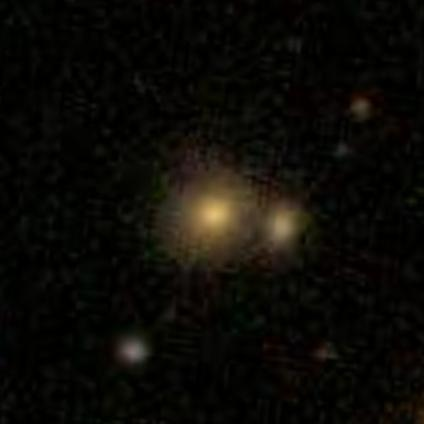
#> input picture small-training/100123.jpg, 424 x 424 px, found by its file name
$ jupyter execute --allow-errors GenerateAndAnalyseDeepLabData.ipynb   (older library calls are emulated)
#> lines starting #> are read from the running program, lines starting #| are printed output that depends on the picture; after the words box and inside, x2 and y2 are one past the last pixel; in counts of white or black regions, pixels touching at a corner belong together
[cell 1]
import cv2
from matplotlib import pyplot as plt
import pandas as pd
import numpy as np
from os import listdir

[cell 2]
#extract 100 images from galaxy-zoo dataset: mv 'ls | head -100' ../small-training/
imagePath = '/home/noranikoloska/Documents/MasinskaVizija/training/100123.jpg'

img = cv2.imread(imagePath)
#> img is the input picture: shape (424, 424, 3); mean B, G, R 6.4, 10.5, 11.9
plt.imshow(img), plt.show()

grayImage = cv2.cvtColor(img, cv2.COLOR_BGR2GRAY)
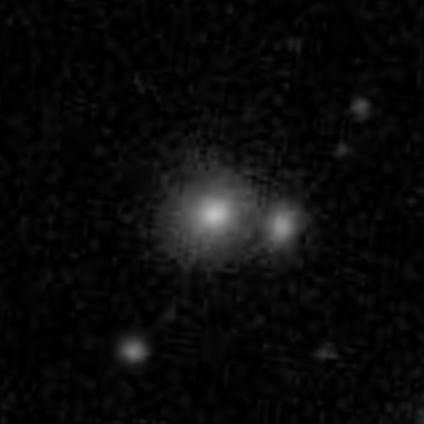
#> grayImage: shape (424, 424); min 0, max 192, mean 10.5
retval, threshold = cv2.threshold(grayImage, 50, 255, cv2.THRESH_BINARY)
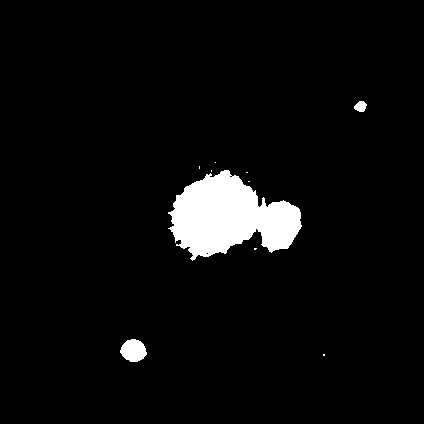
#> threshold: shape (424, 424); 4.5% white; 10 white regions (7 under 20 px), largest, box (x1, y1, x2, y2) and area: (168, 170, 302, 261) 7426, (120, 339, 147, 362) 458, (354, 101, 367, 112) 103
img[threshold == 255] = [128,0,0]
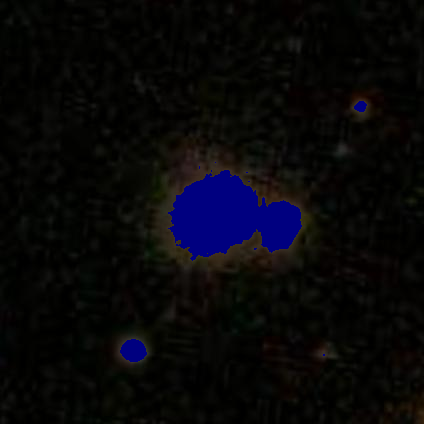
#> img: shape (424, 424, 3); 4.45% of pixels changed, all inside (x1, y1, x2, y2) = (120, 101, 367, 362)
img[threshold != 255] = [0, 0, 0]
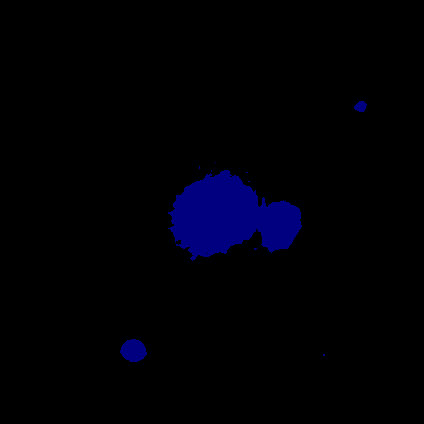
#> img: shape (424, 424, 3); mean B, G, R 5.7, 0, 0

plt.imshow(img, cmap="gray"), plt.show()

#> (a cell that did not finish here is left out)

#> (a cell that did not finish here is left out)

[cell 5]
trainingImagesPath = '/home/noranikoloska/Documents/MasinskaVizija/training'

segmentedImagesPath = '/home/noranikoloska/Documents/MasinskaVizija/Tensorflow/models/research/deeplab/datasets/GalaxyZoo/SegmentationClass/'
jpegImagesPath = '/home/noranikoloska/Documents/MasinskaVizija/Tensorflow/models/research/deeplab/datasets/GalaxyZoo/JPEGImages/'

label_colours = [(0,0,0)
                # 0 = background
                ,(128,0,0),(0,128,0),(128,128,0),(0,0,128),(128,0,128)]
                # 1 = Class1.1, 2 = Class1.2, 3 = Class1.3, 4 = Class6.1, 5 = Class6.2

#> (the rest of this cell did not finish here and is left out)

[cell 6]
# run convert_rgb_to_index.py
# run build.py -- from venv with Tensorflow 1.15

# make tfrecord folder and populate

# download VOC model as starting model and extract it in init
# run training script from models/research
# run evaluation script from models/research

[cell 7]
# Generation of segmentation only dataset

trainingImagesPath = '/home/noranikoloska/Documents/MasinskaVizija/small-training'

segmentedImagesPath = '/home/noranikoloska/Documents/MasinskaVizija/Tensorflow/models/research/deeplab/datasets/GalaxyZoo/SegmentationClass/'
jpegImagesPath = '/home/noranikoloska/Documents/MasinskaVizija/Tensorflow/models/research/deeplab/datasets/GalaxyZoo/JPEGImages/'

label_colours = [(0,0,0)
                # 0 = background
                ,(128,0,0)]
                # foreground

for fileName in listdir(trainingImagesPath):

    # Load image
    img = cv2.imread(trainingImagesPath + "/" + fileName)
    segmentedImage = img.copy()

    # Create segmented image
    grayImage = cv2.cvtColor(img, cv2.COLOR_BGR2GRAY)
    retval, threshold = cv2.threshold(grayImage, 50, 255, cv2.THRESH_BINARY)
    segmentedImage[threshold == 255] = label_colours[1]
    segmentedImage[threshold != 255] = label_colours[0]

    # For visualisation purposes
    # plt.imshow(segmentedImage, cmap="gray"), plt.show()

    # Save images in designated folders
    # Note: the image file name must remain the same
    cv2.imwrite(jpegImagesPath + fileName, img)
    cv2.imwrite(segmentedImagesPath + fileName, cv2.cvtColor(segmentedImage, cv2.COLOR_RGB2BGR))
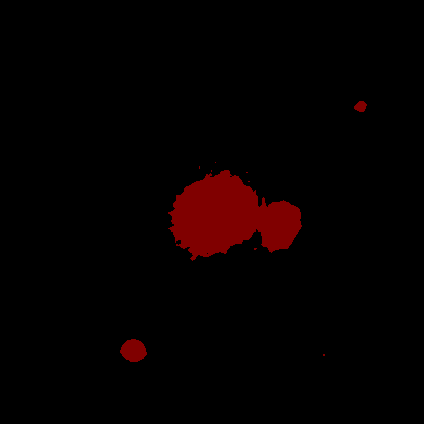
#> saved as 100123.jpg: shape (424, 424, 3); mean B, G, R 0, 0, 5.7

$ run again, with small-training/100008.jpg copied over small-training/100123.jpg
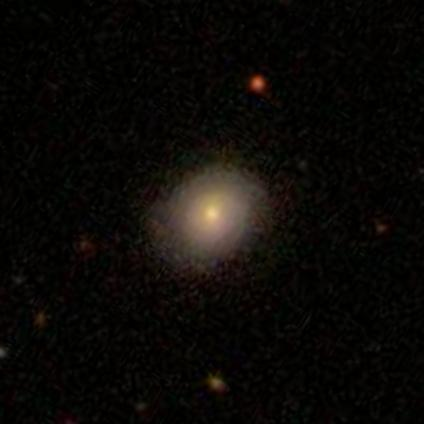
#> input picture small-training/100008.jpg, 424 x 424 px, found by its file name
#> img is the input picture: shape (424, 424, 3); mean B, G, R 6.7, 9.3, 11.4
#> `retval, threshold = cv2.threshold(grayImage, 50, 255, cv2.THRESH_BINARY)`:
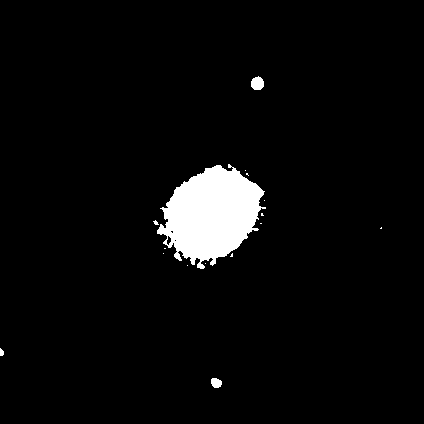
#> threshold: shape (424, 424); 4.1% white; 16 white regions (12 under 20 px), largest, box (x1, y1, x2, y2) and area: (157, 164, 266, 269) 7084, (251, 76, 264, 90) 143, (211, 378, 222, 388) 88, (0, 348, 4, 356) 25
#> `cv2.imwrite(segmentedImagesPath + fileName, cv2.cvtColor(segmentedImag..`:
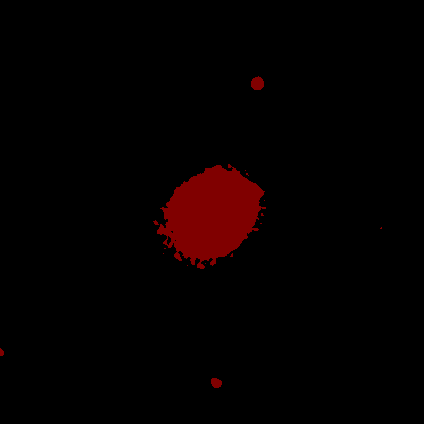
#> saved as 100123.jpg: shape (424, 424, 3); mean B, G, R 0, 0, 5.3

$ run again, with small-training/100023.jpg copied over small-training/100123.jpg
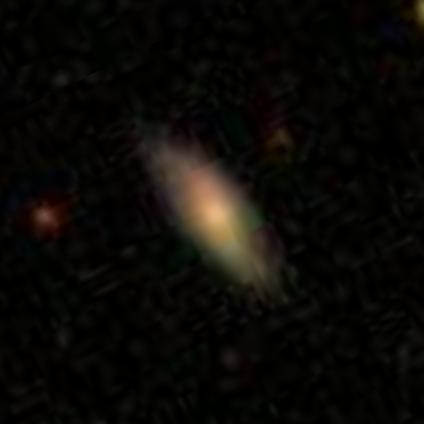
#> input picture small-training/100023.jpg, 424 x 424 px, found by its file name
#> img is the input picture: shape (424, 424, 3); mean B, G, R 6.8, 9.7, 11.4
#> `retval, threshold = cv2.threshold(grayImage, 50, 255, cv2.THRESH_BINARY)`:
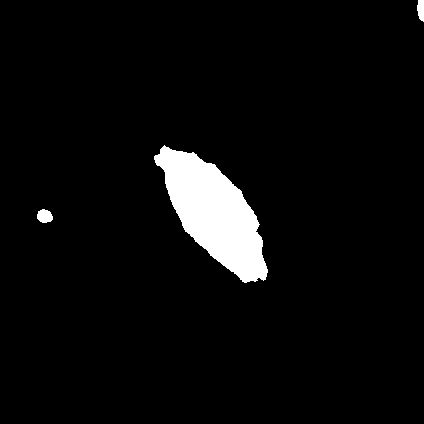
#> threshold: shape (424, 424); 4.5% white; 3 white regions, box (x1, y1, x2, y2) and area: (154, 145, 268, 283) 7874, (37, 209, 53, 223) 171, (417, 0, 424, 22) 125
#> `cv2.imwrite(segmentedImagesPath + fileName, cv2.cvtColor(segmentedImag..`:
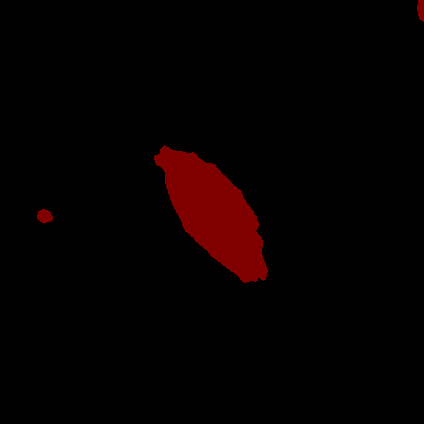
#> saved as 100123.jpg: shape (424, 424, 3); mean B, G, R 0, 0, 5.8

$ run again, with small-training/100053.jpg copied over small-training/100123.jpg
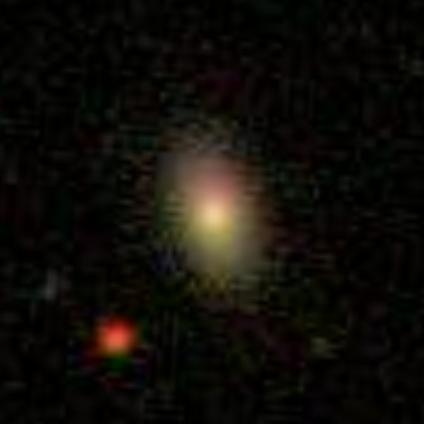
#> input picture small-training/100053.jpg, 424 x 424 px, found by its file name
#> img is the input picture: shape (424, 424, 3); mean B, G, R 8.8, 13.4, 16
#> `retval, threshold = cv2.threshold(grayImage, 50, 255, cv2.THRESH_BINARY)`:
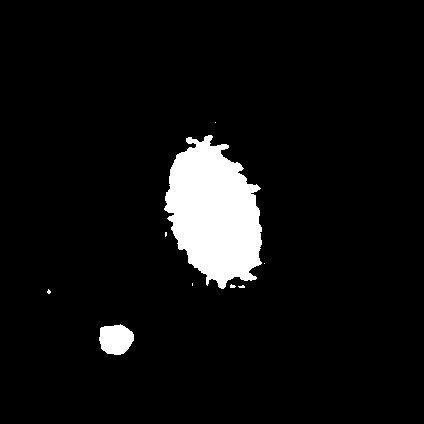
#> threshold: shape (424, 424); 6.2% white; 9 white regions (7 under 20 px), largest, box (x1, y1, x2, y2) and area: (164, 135, 262, 289) 10258, (99, 324, 134, 355) 839
#> `cv2.imwrite(segmentedImagesPath + fileName, cv2.cvtColor(segmentedImag..`:
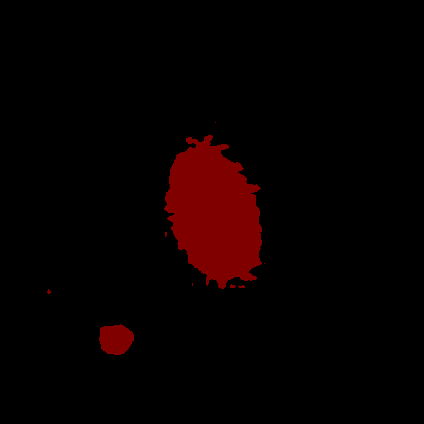
#> saved as 100123.jpg: shape (424, 424, 3); mean B, G, R 0, 0, 7.9
